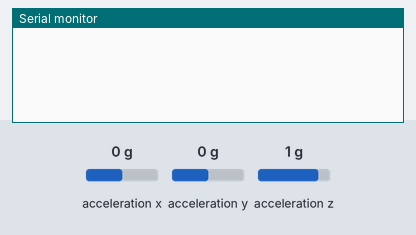
A sketch run on a simulated Arduino Leonardo, built with avr-gcc and run on an emulated ATmega32U4. Parts: the last lines printed to the serial monitor. The inputs (shaded band) are chosen by the test bench; at power-on: acceleration x 0 g, acceleration y 0 g, acceleration z 1 g. USB keyboard and mouse output is not drawn.

Above: at 1.2 s.
1.3 s: acceleration x set to -1.4 g
At 1.68 s:
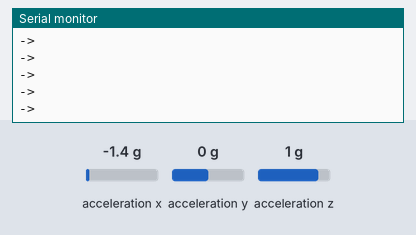
3.2 s: acceleration y set to -1.4 g
At 4.3 s:
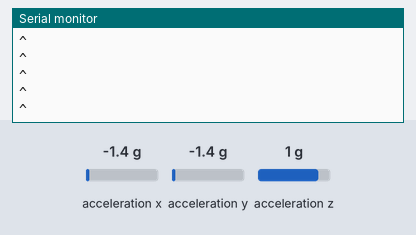
5.1 s: acceleration y set to 0.8 g
At 5.27 s:
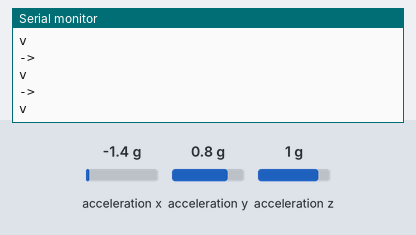
6.6 s: acceleration x set to 0.8 g
At 6.73 s:
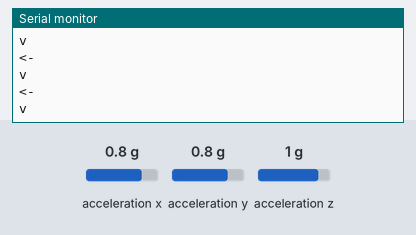

The sketch:

ControleComAcelerometro.ino
```cpp
#include <Wire.h>
#include <Adafruit_Sensor.h>
#include <Adafruit_ADXL345_U.h>
#include "Keyboard.h"

Adafruit_ADXL345_Unified accel = Adafruit_ADXL345_Unified(); // Conecta o sensor ADCL345 (Acelerometro)

float x = 0;  // Inicializa a variavel para o eixo X
float y = 0;  // Inicializa a variavel para o eixo Y
float z = 0;  // Inicializa a variavel para o eixo Z
int tempo = 50; // Tempo entre execuções
int sensibilidade = 3;  // Sensibilidade de inclinacao para emissao do comando

void setup(void){
  Keyboard.begin();   // Inicia a conexao do Arduino Leonardo como teclado
  Serial.begin(9600); // Inicia a comunicacao serial
  if (!accel.begin()) // Caso o sensor nao tenha um sensor conectado emite um erro
  {
    Serial.println("No ADXL345 sensor detected.");
    while (1);
  }
}
void loop(void)
{
  x = leituraX(); // Realiza a leitura do eixo X
  y = leituraY(); // Realiza a leitura do eixo Y
  z = leituraZ(); // Realiza a leitura do eixo Z

  // Verifica eixo X para a esquerda
  if(x >= sensibilidade){ // Compara o movimento a sensibilidade definida
    Keyboard.press(KEY_LEFT_ARROW); // Envia o comando de teclado
    Serial.println("<-");           // Envia para o monitor serial
  }

  // Verifica eixo X para a direita
  if(x <= -sensibilidade){ // Compara o movimento a sensibilidade definida
    Keyboard.press(KEY_RIGHT_ARROW); // Envia o comando de teclado
    Serial.println("->");            // Envia para o monitor serial
  }

  // Verifica eixo Y para a cima
  if(y <= -sensibilidade){ // Compara o movimento a sensibilidade definida
    while(y <= -(sensibilidade-4)){ // Enquanto se manter inclinado continua enviando o sinal
      Keyboard.press(KEY_UP_ARROW); // Envia o comando de teclado
      Serial.println("^");          // Envia para o monitor serial
      y = leituraY();
    }
  }

 // Verifica eixo Y para a baixo
  if(y >= sensibilidade){ // Compara o movimento a sensibilidade definida
    Keyboard.press(KEY_DOWN_ARROW); // Envia o comando de teclado
    Serial.println("v");            // Envia para o monitor serial
  }

  delay(tempo);           // Tempo antes da proxima execucao
  Keyboard.releaseAll();  // Libera as teclas pressionadas
}

// Funcao de leitura do eixo X
float leituraX() {
  sensors_event_t event;
  accel.getEvent(&event);
  return (event.acceleration.x);
}

// Funcao de leitura do eixo Y
float leituraY() {
  sensors_event_t event;
  accel.getEvent(&event);
  return (event.acceleration.y);
}

// Funcao de leitura do eixo Z
float leituraZ() {
  sensors_event_t event;
  accel.getEvent(&event);
  return (event.acceleration.z);
}
```

Measured:
- after the input at 1.3 s, the serial monitor: prints a new line at once (image 1)
- after the input at 3.2 s, the serial monitor: prints a new line at once (image 2)
- after the input at 5.1 s, the serial monitor: prints a new line at once (image 3)
- after the input at 6.6 s, the serial monitor: prints a new line at once (image 4)
